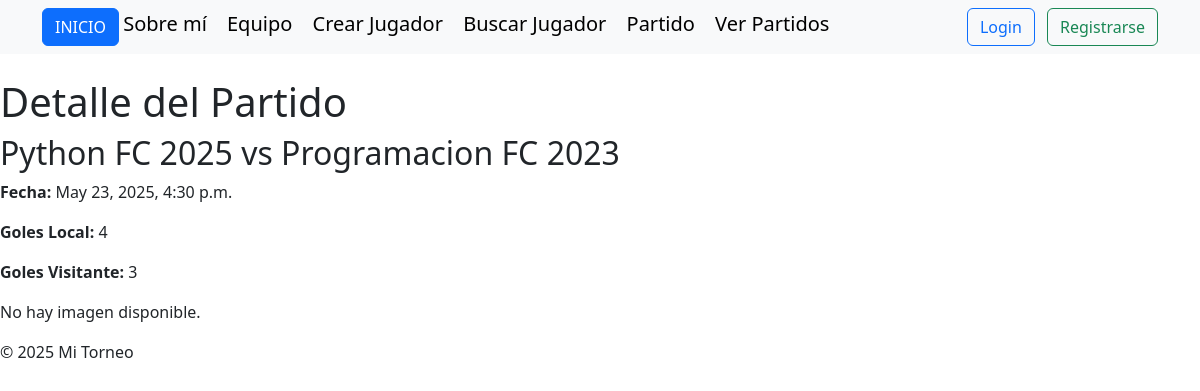
Page /partido/2/ on the committed database.
### apptorneo/models.py (models this page shows, shortened)
class Partido(models.Model):
    local= models.ForeignKey(Equipo, on_delete=models.CASCADE, related_name='partidos_local')
    visitante= models.ForeignKey(Equipo, on_delete=models.CASCADE, related_name='partidos_visitante')
    fecha= models.DateTimeField()
    goles_local= models.IntegerField()
    goles_visitante= models.IntegerField()
    imagen = models.ImageField(upload_to='partidos', null=True, blank=True)

class Equipo(models.Model):
    nombre= models.CharField(max_length=30)
    año_fundacion= models.IntegerField()
    def __str__(self):
            return f"{self.nombre} {self.año_fundacion}"

### apptorneo/views.py (the view)
# urls.py: path('partido/<int:pk>/', PartidoDetailView.as_view(), name='detalle_partido'),
class PartidoDetailView(DetailView):
    model = Partido
    context_object_name = 'detalle_partido'

### apptorneo/templates/apptorneo/partido_detail.html (shortened to what this page needs)
{% extends 'apptorneo/base.html' %}
{% block content %}
   <h1>Detalle del Partido</h1>
    <h2>{{ detalle_partido.local }} vs {{ detalle_partido.visitante }}</h2>
    <p><strong>Fecha:</strong> {{ detalle_partido.fecha }}</p>
    <p><strong>Goles Local:</strong> {{ detalle_partido.goles_local }}</p>
    <p><strong>Goles Visitante:</strong> {{ detalle_partido.goles_visitante }}</p>
    {% if detalle_partido.imagen %}
        <img src="{{ detalle_partido.imagen.url }}" alt="Imagen del partido" style="max-width: 400px;">
    {% else %}
        <p>No hay imagen disponible.</p>
    {% endif %}
{% endblock %}

### rows in the picture
Partido: local "Python FC 2025", visitante "Programacion FC 2023", fecha "May 23, 2025, 4:30 p.m.", goles_local "4", goles_visitante "3"
